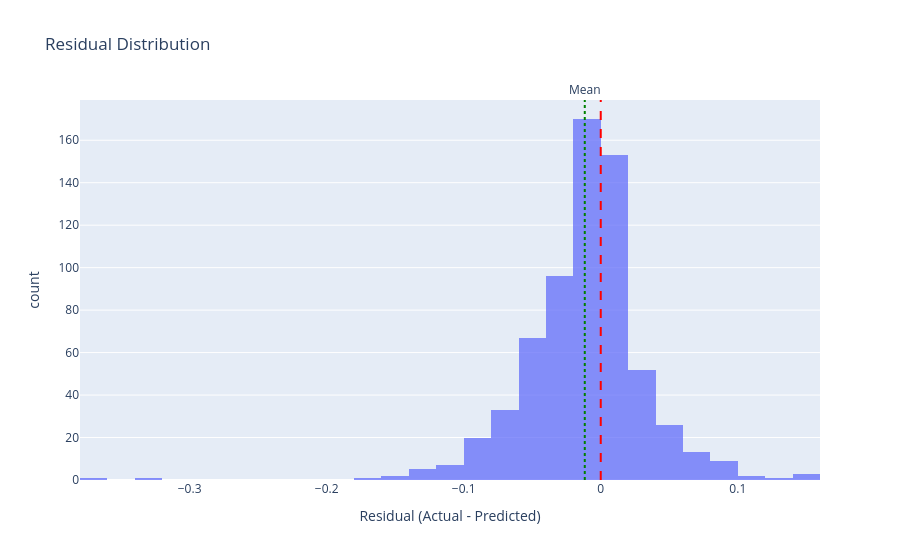

Notebook cell for this chart:
### Code cell
# Convert to DataFrame
res_df = pd.DataFrame({
    "Residuals": residuals
})

# Plot interactive histogram
fig = px.histogram(
    res_df,
    x="Residuals",
    nbins=50,
    title="Residual Distribution",
    labels={"Residuals": "Residual (Actual - Predicted)"},
    opacity=0.75
)

# Optional: add mean & zero reference lines
fig.add_vline(x=0, line_dash="dash", line_color="red")
fig.add_vline(
    x=residuals.mean(),
    line_dash="dot",
    line_color="green",
    annotation_text="Mean",
    annotation_position="top"
)

fig.show()

### Figure 1 — Plotly figure (JSON) as saved in the notebook; plotly's stock layout.template omitted (floating-point values rounded to 4 significant figures; data arrays with more than 128 entries replaced by an {"elided": "..."} marker saying what was removed)
{"data": [{"bingroup": "x", "hovertemplate": "Residual (Actual - Predicted)=%{x}<br>count=%{y}<extra></extra>", "legendgroup": "", "marker": {"color": "#636efa", "opacity": 0.75, "pattern": {"shape": ""}}, "name": "", "nbinsx": 50, "orientation": "v", "showlegend": false, "type": "histogram", "x": {"elided": "662 float values"}, "xaxis": "x", "yaxis": "y"}], "layout": {"annotations": [{"showarrow": false, "text": "Mean", "x": -0.01166, "xanchor": "center", "xref": "x", "y": 1, "yanchor": "bottom", "yref": "y domain"}], "barmode": "relative", "legend": {"tracegroupgap": 0}, "shapes": [{"line": {"color": "red", "dash": "dash"}, "type": "line", "x0": 0, "x1": 0, "xref": "x", "y0": 0, "y1": 1, "yref": "y domain"}, {"line": {"color": "green", "dash": "dot"}, "type": "line", "x0": -0.01166, "x1": -0.01166, "xref": "x", "y0": 0, "y1": 1, "yref": "y domain"}], "title": {"text": "Residual Distribution"}, "xaxis": {"anchor": "y", "domain": [0, 1], "title": {"text": "Residual (Actual - Predicted)"}}, "yaxis": {"anchor": "x", "domain": [0, 1], "title": {"text": "count"}}}}
